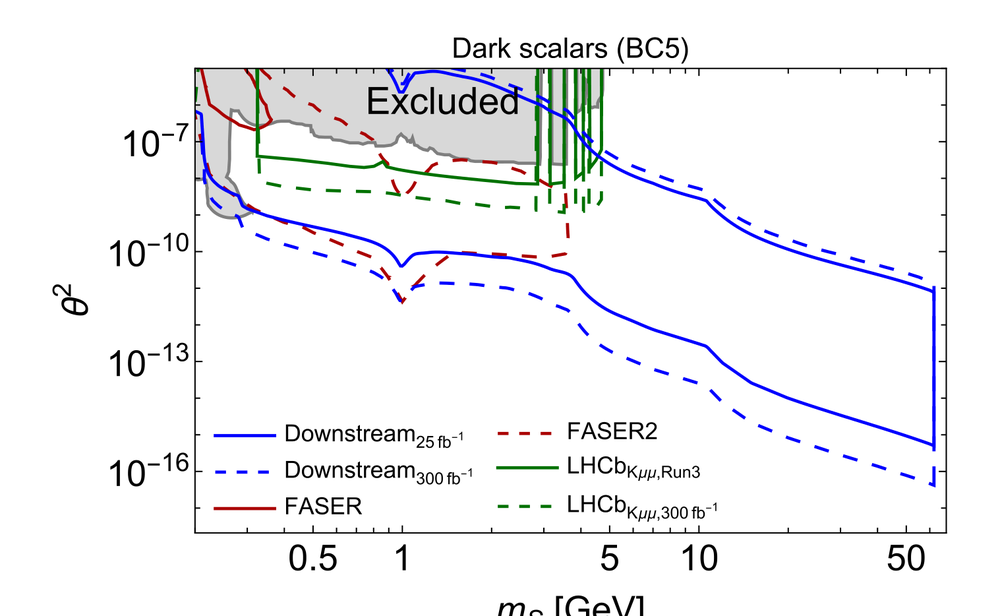
#> input picture references/detector/arXiv-2305.13383v3/_figs/fig7_left.png, 1000 x 616 px, shrunk from 1517 x 934 before the run, found by its file name
$ python digit_fig7.py
#> lines starting #> are read from the running program, lines starting #| are printed output that depends on the picture; after the words box and inside, x2 and y2 are one past the last pixel; in counts of white or black regions, pixels touching at a corner belong together
import numpy as np, math
from PIL import Image
f = r"E:\AAAwork\LLP-AGI\references\detector\arXiv-2305.13383v3\_figs\fig7_left.png"
im = np.asarray(Image.open(f).convert("RGB")).astype(int)
H,W,_ = im.shape
#> H = 616; W = 1000
R,G,B = im[:,:,0],im[:,:,1],im[:,:,2]
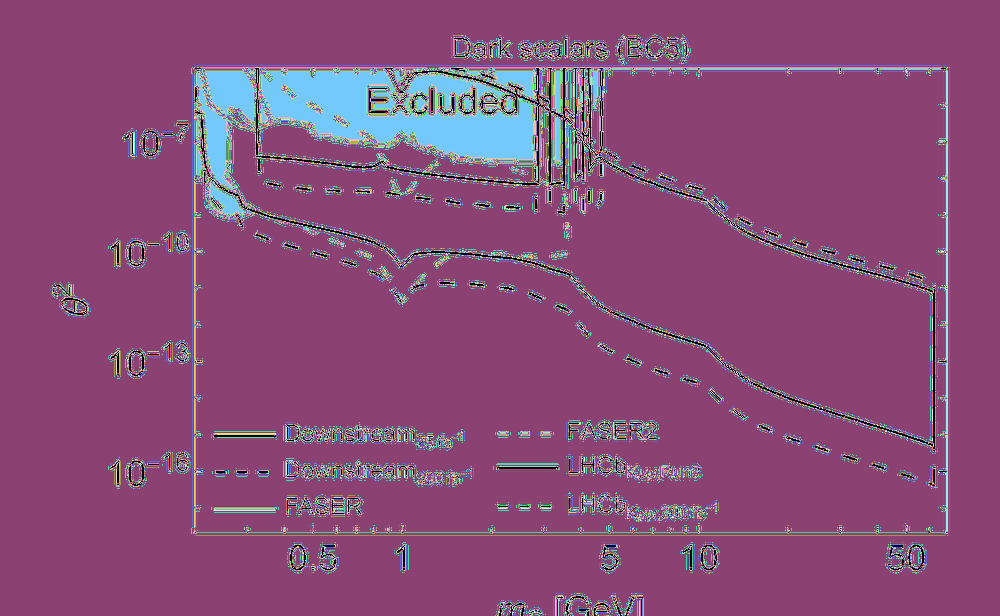
#> R: shape (616, 1000) int64; 256 distinct labels, from 0 to 255; one colour per label, 0 black
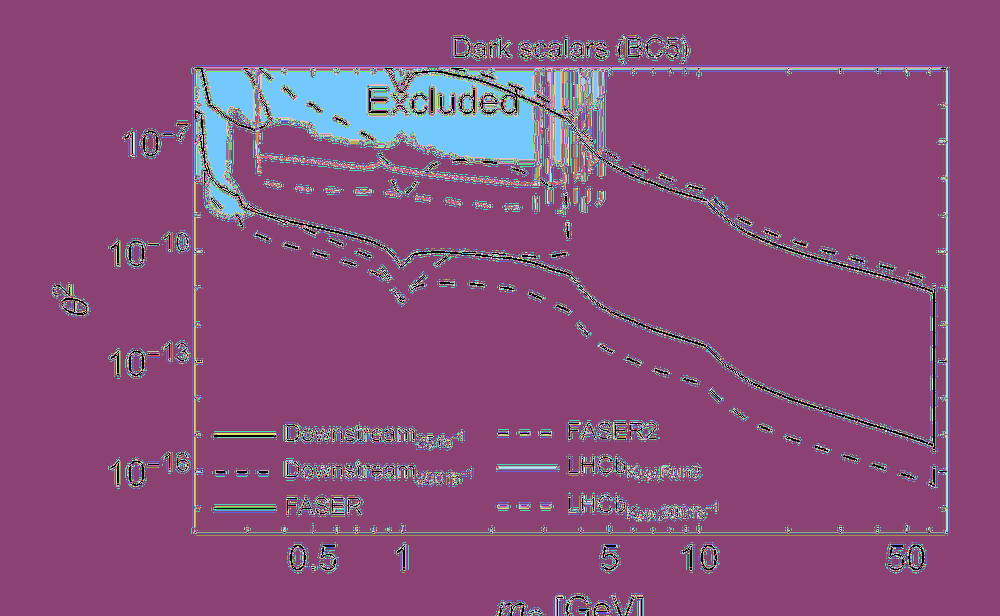
#> G: shape (616, 1000) int64; 256 distinct labels, from 0 to 255; one colour per label, 0 black
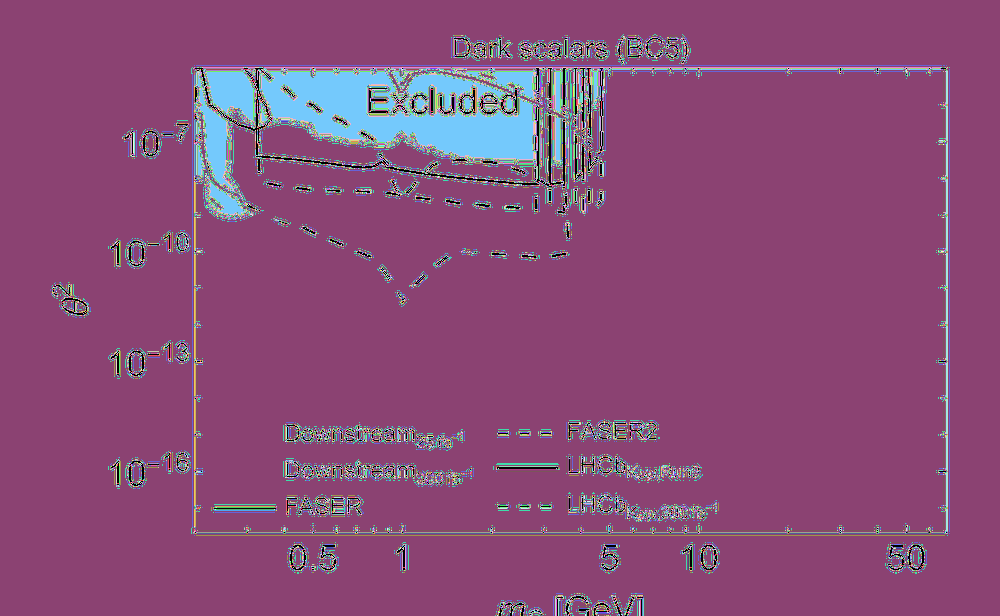
#> B: shape (616, 1000) int64; 256 distinct labels, from 0 to 255; one colour per label, 0 black
blue = (B>170)&(R<120)&(G<120)
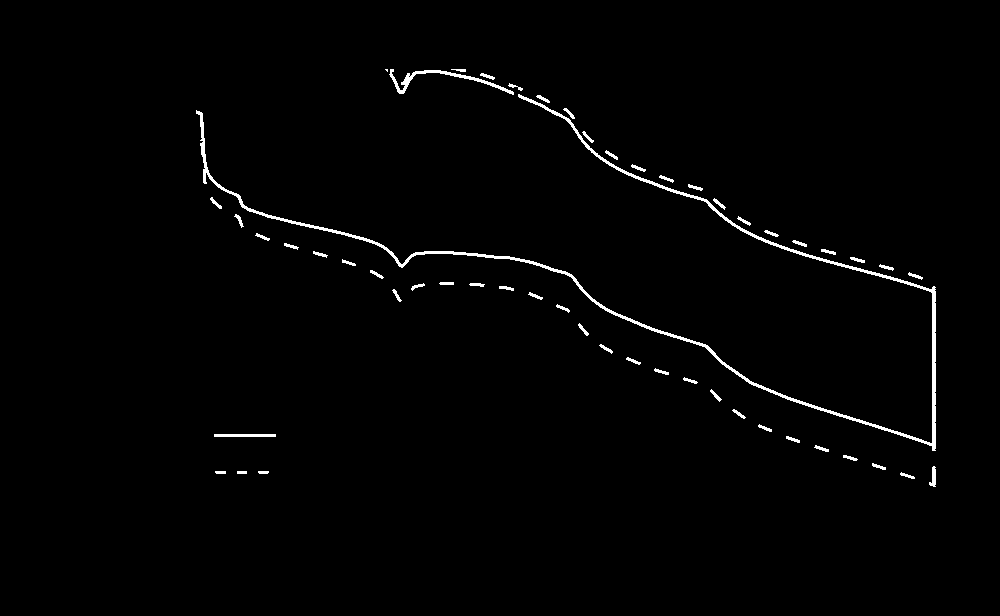
#> blue: shape (616, 1000) bool; 1.3% white; 53 white regions (1 under 20 px), largest, box (x1, y1, x2, y2) and area: (196, 94, 936, 451) 4831, (389, 69, 514, 95) 541, (214, 434, 276, 437) 186
print("shape",im.shape,"blue px",blue.sum())
#| shape (616, 1000, 3) blue px 7778
S = 5.835   # px per pt
def x_of_m(m): return (144.6 + 77.1*math.log10(m) - 40.0)*S
def val_of_y(py): return 10**(-7 + (214.7-py)/55.57)
for m in [0.4,0.5,0.7,1.0,1.5,2.0,3.0,5.0,10.0]:
    c = int(round(x_of_m(m)))
    if c<0 or c>=W: continue
    col = np.where(blue[:,max(0,c-1):c+2].any(axis=1))[0]
    if len(col)==0:
        print(f"m={m}: none"); continue
    # cluster
    groups=[]; cur=[col[0]]
    for y in col[1:]:
        if y-cur[-1]<=6: cur.append(y)
        else: groups.append(cur); cur=[y]
    groups.append(cur)
    vals=[val_of_y(float(np.mean(g))) for g in groups if len(g)>=1]
    print(f"m={m:5.2f} x={c:4d}: " + "  ".join(f"{v:.2e}" for v in vals))
#> this loop made 9 passes
#> vals on passes 3 to 7: [1.11e-05, 1.22e-08, 3.17e-09], [1.01e-06, 1.85e-09, 3.53e-10], [3.35e-07, 2.22e-07, 5.45e-10, 1.04e-10], [6.2e-08, 1.11e-10, 2.29e-11], [2.27e-08, 1.5e-08, 3.06e-11, 5.95e-12]
#> (col, vals) on passes 1, 2, 8: ([70, 71, 72, 251, 252, 253], [3.85e-05, 2.13e-08]), ([77, 78, 79, 80, 253, 254, 255, 283, 284, 285], [2.82e-05, 1.96e-08, 5.66e-09]), ([287, 288, 289, 290, 441, 442, 443], [4.7e-09, 8.12e-12])
#| m= 0.40 x= 431: 3.85e-05  2.13e-08
#| m= 0.50 x= 475: 2.82e-05  1.96e-08  5.66e-09
#| m= 0.70 x= 541: 1.11e-05  1.22e-08  3.17e-09
#| m= 1.00 x= 610: 1.01e-06  1.85e-09  3.53e-10
#| m= 1.50 x= 690: 3.35e-07  2.22e-07  5.45e-10  1.04e-10
#| m= 2.00 x= 746: 6.20e-08  1.11e-10  2.29e-11
#| m= 3.00 x= 825: 2.27e-08  1.50e-08  3.06e-11  5.95e-12
#| m= 5.00 x= 925: 4.70e-09  8.12e-12
